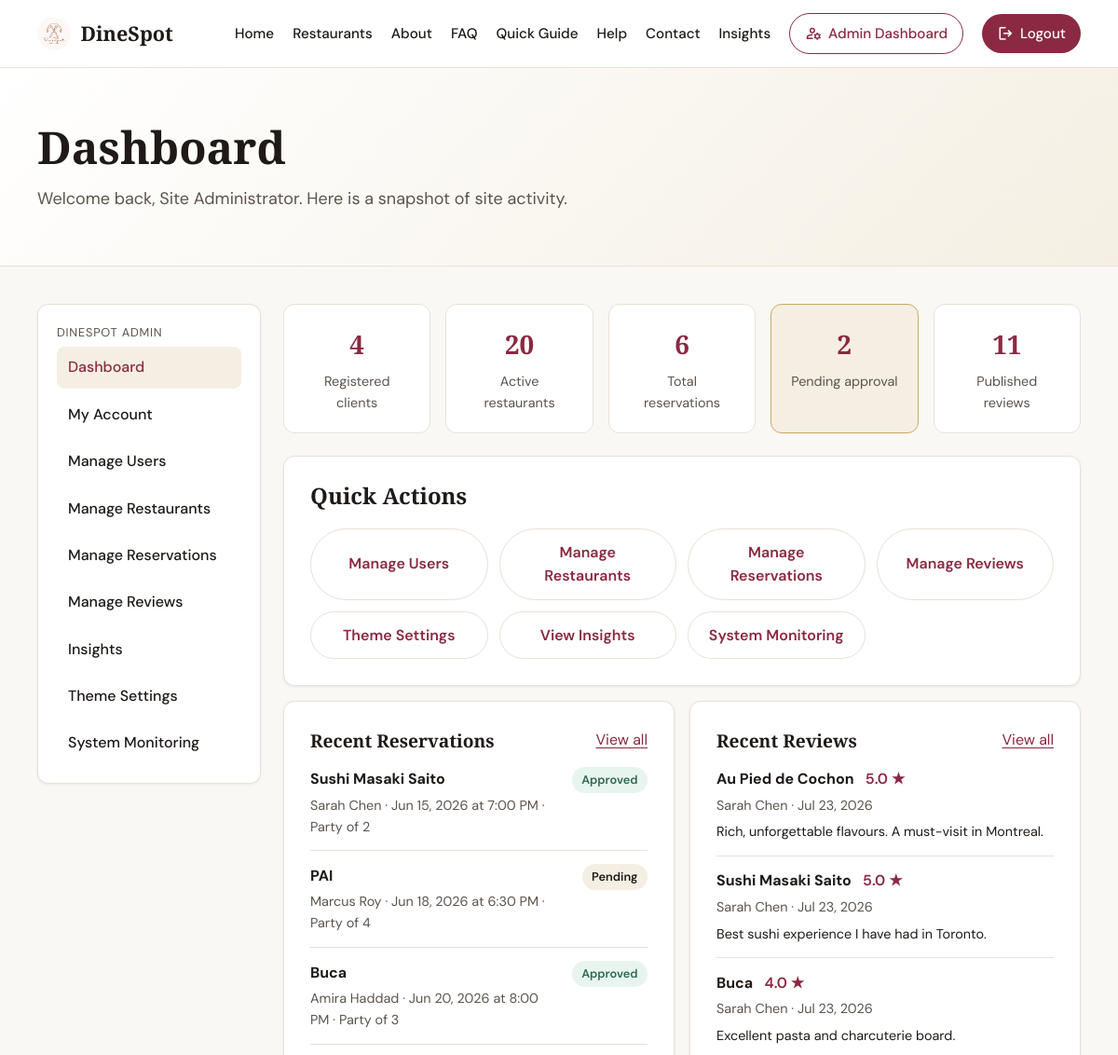
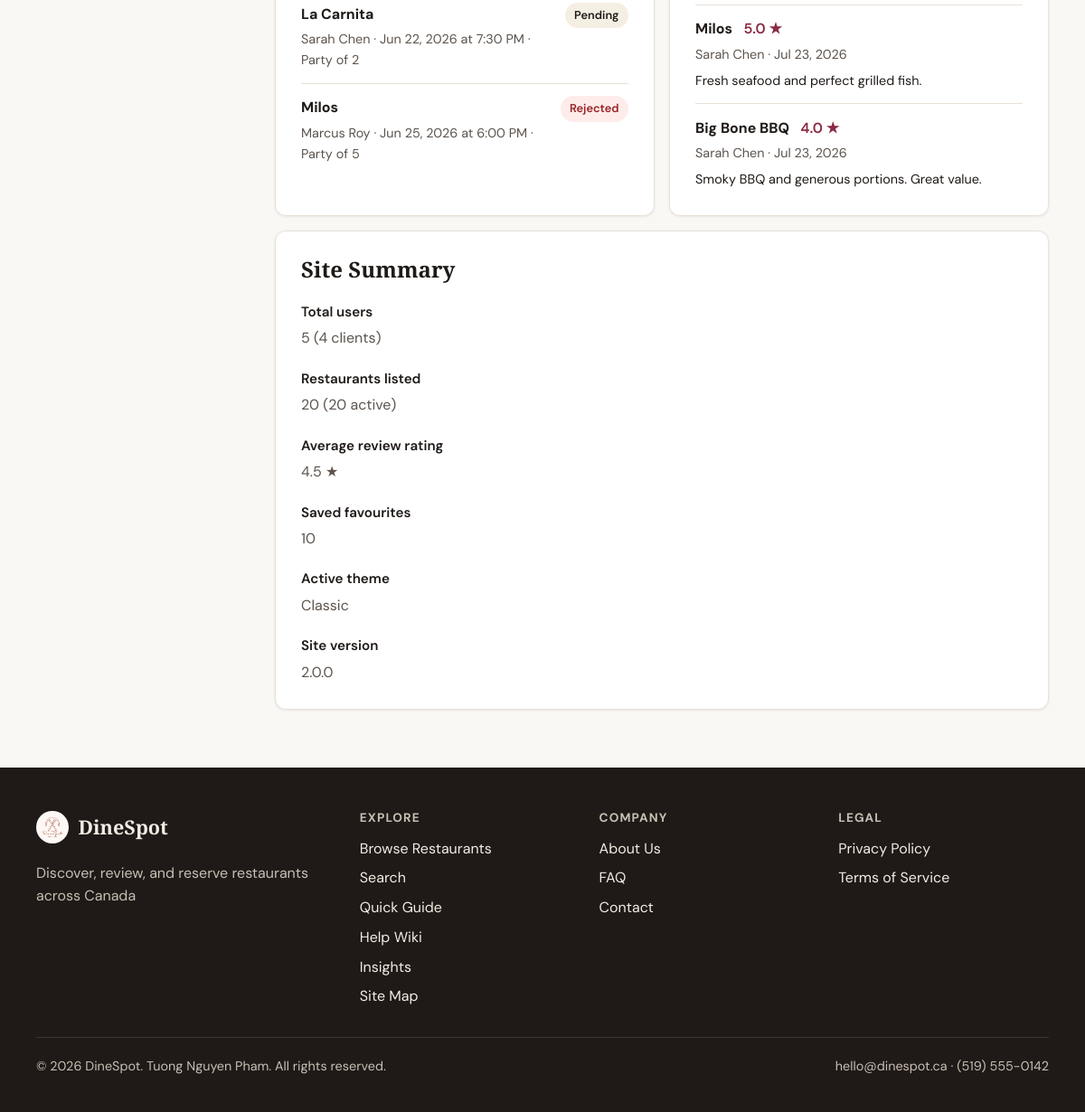
Page /admin/dashboard.php (signed in) on the committed database (2 pictures, top to bottom).
### tables this page shows
CREATE TABLE users (
    id INT AUTO_INCREMENT PRIMARY KEY,
    email VARCHAR(255) NOT NULL UNIQUE,
    password_hash VARCHAR(255) NOT NULL,
    full_name VARCHAR(120) NOT NULL,
    role ENUM('client', 'admin') NOT NULL DEFAULT 'client',
    status ENUM('active', 'suspended') NOT NULL DEFAULT 'active',
    phone VARCHAR(30) NULL,
    created_at TIMESTAMP NOT NULL DEFAULT CURRENT_TIMESTAMP
);

CREATE TABLE reservations (
    id INT AUTO_INCREMENT PRIMARY KEY,
    restaurant_id INT NOT NULL,
    user_id INT NOT NULL,
    reservation_date DATE NOT NULL,
    reservation_time TIME NOT NULL,
    party_size TINYINT NOT NULL,
    status ENUM('pending', 'approved', 'rejected', 'cancelled', 'completed') NOT NULL DEFAULT 'pending',
    notes TEXT NULL,
    created_at TIMESTAMP NOT NULL DEFAULT CURRENT_TIMESTAMP,
    CONSTRAINT fk_reservations_restaurant FOREIGN KEY (restaurant_id) REFERENCES restaurants(id) ON DELETE CASCADE,
    CONSTRAINT fk_reservations_user FOREIGN KEY (user_id) REFERENCES users(id) ON DELETE CASCADE,
    CONSTRAINT chk_reservations_party_size CHECK (party_size BETWEEN 1 AND 20),
    CONSTRAINT chk_reservations_status CHECK (status IN ('pending', 'approved', 'rejected', 'cancelled', 'completed'))
);

CREATE TABLE restaurants (
    id INT AUTO_INCREMENT PRIMARY KEY,
    name VARCHAR(150) NOT NULL,
    cuisine VARCHAR(80) NOT NULL,
    city VARCHAR(80) NOT NULL,
    province VARCHAR(10) NOT NULL,
    description TEXT NOT NULL,
    address VARCHAR(255) NULL,
    image_path VARCHAR(255) NULL,
    latitude DECIMAL(10, 7) NULL,
    longitude DECIMAL(10, 7) NULL,
    price_range TINYINT NOT NULL DEFAULT 2,
    is_active TINYINT(1) NOT NULL DEFAULT 1,
    image_credit VARCHAR(255) NULL,
    created_at TIMESTAMP NOT NULL DEFAULT CURRENT_TIMESTAMP,
    CONSTRAINT chk_restaurants_price_range CHECK (price_range BETWEEN 1 AND 4)
);

CREATE TABLE reviews (
    id INT AUTO_INCREMENT PRIMARY KEY,
    restaurant_id INT NOT NULL,
    user_id INT NOT NULL,
    rating TINYINT NOT NULL,
    comment TEXT NOT NULL,
    created_at TIMESTAMP NOT NULL DEFAULT CURRENT_TIMESTAMP,
    CONSTRAINT fk_reviews_restaurant FOREIGN KEY (restaurant_id) REFERENCES restaurants(id) ON DELETE CASCADE,
    CONSTRAINT fk_reviews_user FOREIGN KEY (user_id) REFERENCES users(id) ON DELETE CASCADE,
    CONSTRAINT chk_reviews_rating CHECK (rating BETWEEN 1 AND 5),
    CONSTRAINT uq_review_user_restaurant UNIQUE (restaurant_id, user_id)
);

CREATE TABLE site_settings (
    setting_key VARCHAR(80) PRIMARY KEY,
    setting_value TEXT NOT NULL
);

### admin/dashboard.php (the view, shortened to what the rows shown need)
<?php
$assetPrefix = '../';
require_once __DIR__ . '/../includes/functions.php';
require_once __DIR__ . '/../includes/auth.php';
require_once __DIR__ . '/../includes/db.php';
$user = logged_in_user();
$stats = [];
$recentReservations = [];
$recentReviews = [];
$dbError = null;
try {
    if (database_is_ready()) {
        $stats = get_admin_dashboard_stats();
        $recentReservations = get_recent_reservations_for_admin(5);
        $recentReviews = get_recent_reviews_for_admin(5);
    }
} catch (Throwable $e) {
    $dbError = 'Unable to load dashboard data. Please check your database connection.';
}
$activeTheme = theme_label(get_site_theme());
$siteVersion = get_site_setting('site_version', '1.0.0');
require_once __DIR__ . '/../includes/header.php';
?>
<section class="page-hero">
    <div class="container">
        <h1>Dashboard</h1>
        <p class="lead">
            Welcome back<?= $user ? ', ' . e($user['full_name']) : '' ?>. Here is a snapshot of site activity.
        </p>
    </div>
</section>
<section class="page-content">
    <div class="container client-layout">
        <div class="client-main">
            <?php if ($dbError): ?>
                <div class="alert alert-error" role="alert"><?= e($dbError) ?></div>
            <?php else: ?>
                <div class="admin-stats-row" aria-label="Site statistics">
                    <div class="stat-box">
                        <strong><?= (int) $stats['clients'] ?></strong>
                        <span class="admin-stat-label">Registered clients</span>
                    </div>
                    <div class="stat-box">
                        <strong><?= (int) $stats['active_restaurants'] ?></strong>
                        <span class="admin-stat-label">Active restaurants</span>
                    </div>
                    <div class="stat-box">
                        <strong><?= (int) $stats['reservations'] ?></strong>
                        <span class="admin-stat-label">Total reservations</span>
                    </div>
                    <div class="stat-box admin-stat-highlight">
                        <strong><?= (int) $stats['pending_reservations'] ?></strong>
                        <span class="admin-stat-label">Pending approval</span>
                    </div>
                    <div class="stat-box">
                        <strong><?= (int) $stats['reviews'] ?></strong>
                        <span class="admin-stat-label">Published reviews</span>
                    </div>
                </div>
                <div class="content-card">
                    <h2>Quick Actions</h2>
                    <div class="admin-quick-actions">
                        <a class="btn btn-secondary" href="<?= e(admin_path('users/list.php')) ?>">Manage Users</a>
                        <a class="btn btn-secondary" href="<?= e(admin_path('restaurants/list.php')) ?>">Manage Restaurants</a>
                        <a class="btn btn-secondary" href="<?= e(admin_path('reservations/list.php')) ?>">Manage Reservations</a>
                        <a class="btn btn-secondary" href="<?= e(admin_path('reviews/list.php')) ?>">Manage Reviews</a>
                        <a class="btn btn-secondary" href="<?= e(admin_path('theme/settings.php')) ?>">Theme Settings</a>
                        <a class="btn btn-secondary" href="<?= e($assetPrefix) ?>charts/index.php">View Insights</a>
                        <a class="btn btn-secondary" href="<?= e($assetPrefix) ?>monitor.php">System Monitoring</a>
                    </div>
                </div>
                <div class="admin-dashboard-grid">
                    <div class="content-card">
                        <div class="admin-panel-header">
                            <h2>Recent Reservations</h2>
                            <a href="<?= e(admin_path('reservations/list.php')) ?>">View all</a>
                        </div>
                        <?php if ($recentReservations === []): ?>
                            <p>No reservations yet.</p>
                        <?php else: ?>
                            <ul class="admin-activity-list">
                                <?php foreach ($recentReservations as $reservation): ?>
                                    <li>
                                        <div class="admin-activity-item">
                                            <div>
                                                <strong><?= e($reservation['restaurant_name']) ?></strong>
                                                <p>
                                                    <?= e($reservation['user_name']) ?>
                                                    &middot;
                                                    <?= e(date('M j, Y', strtotime($reservation['reservation_date']))) ?>
                                                    at <?= e(date('g:i A', strtotime($reservation['reservation_time']))) ?>
                                                    &middot;
                                                    Party of <?= (int) $reservation['party_size'] ?>
                                                </p>
                                            </div>
                                            <span class="status-badge status-<?= e($reservation['status']) ?>"><?= e(ucfirst($reservation['status'])) ?></span>
                                        </div>
                                    </li>
                                <?php endforeach; ?>
                            </ul>
                        <?php endif; ?>
                    </div>
                    <div class="content-card">
                        <div class="admin-panel-header">
                            <h2>Recent Reviews</h2>
                            <a href="<?= e(admin_path('reviews/list.php')) ?>">View all</a>
                        </div>
                        <?php if ($recentReviews === []): ?>
                            <p>No reviews yet.</p>
                        <?php else: ?>
                            <ul class="admin-activity-list">
                                <?php foreach ($recentReviews as $review): ?>
                                    <li>
                                        <div class="admin-activity-item admin-activity-item-review">
                                            <div>
                                                <strong><?= e($review['restaurant_name']) ?></strong>
                                                <span class="admin-review-rating"><?= e(format_rating((float) $review['rating'])) ?> ★</span>
                                                <p><?= e($review['user_name']) ?> &middot; <?= e(date('M j, Y', strtotime($review['created_at']))) ?></p>
                                                <p class="admin-review-comment"><?= e($review['comment']) ?></p>
                                            </div>
                                        </div>
                                    </li>
                                <?php endforeach; ?>
                            </ul>
                        <?php endif; ?>
                    </div>
                </div>
                <div class="content-card admin-site-summary">
                    <h2>Site Summary</h2>
                    <dl class="profile-details admin-summary-details">
                        <div class="profile-detail">
                            <dt>Total users</dt>
                            <dd><?= (int) $stats['users'] ?> (<?= (int) $stats['clients'] ?> clients)</dd>
                        </div>
                        <div class="profile-detail">
                            <dt>Restaurants listed</dt>
                            <dd><?= (int) $stats['restaurants'] ?> (<?= (int) $stats['active_restaurants'] ?> active)</dd>
                        </div>
                        <div class="profile-detail">
                            <dt>Average review rating</dt>
                            <dd><?= e(format_rating((float) $stats['avg_rating'])) ?> ★</dd>
                        </div>
                        <div class="profile-detail">
                            <dt>Saved favourites</dt>
                            <dd><?= (int) $stats['favourites'] ?></dd>
                        </div>
                        <div class="profile-detail">
                            <dt>Active theme</dt>
                            <dd><?= e($activeTheme) ?></dd>
                        </div>
                        <div class="profile-detail">
                            <dt>Site version</dt>
                            <dd><?= e($siteVersion) ?></dd>
                        </div>
                    </dl>
                </div>
            <?php endif; ?>
        </div>
    </div>
</section>
<?php require_once __DIR__ . '/../includes/footer.php'; ?>

### rows in the picture
users: full_name "Site Administrator"
reservations: restaurant.name "Sushi Masaki Saito", user.full_name "Sarah Chen", reservation_date "Jun 15, 2026", reservation_time "7:00 PM", party_size "2", status "Approved"
reservations: restaurant.name "PAI", user.full_name "Marcus Roy", reservation_date "Jun 18, 2026", reservation_time "6:30 PM", party_size "4", status "Pending"
reservations: restaurant.name "Buca", user.full_name "Amira Haddad", reservation_date "Jun 20, 2026", reservation_time "8:00 PM", party_size "3", status "Approved"
reservations: restaurant.name "La Carnita", user.full_name "Sarah Chen", reservation_date "Jun 22, 2026", reservation_time "7:30 PM", party_size "2", status "Pending"
reservations: restaurant.name "Milos", user.full_name "Marcus Roy", reservation_date "Jun 25, 2026", reservation_time "6:00 PM", party_size "5", status "Rejected"
reviews: restaurant.name "Au Pied de Cochon", rating "5.0", user.full_name "Sarah Chen", created_at "Jul 23, 2026", comment "Rich, unforgettable flavours. A must-visit in Montreal."
reviews: restaurant.name "Sushi Masaki Saito", rating "5.0", user.full_name "Sarah Chen", created_at "Jul 23, 2026", comment "Best sushi experience I have had in Toronto."
reviews: restaurant.name "Buca", rating "4.0", user.full_name "Sarah Chen", created_at "Jul 23, 2026", comment "Excellent pasta and charcuterie board."
reviews: restaurant.name "Milos", rating "5.0", user.full_name "Sarah Chen", created_at "Jul 23, 2026", comment "Fresh seafood and perfect grilled fish."
reviews: restaurant.name "Big Bone BBQ", rating "4.0", user.full_name "Sarah Chen", created_at "Jul 23, 2026", comment "Smoky BBQ and generous portions. Great value."
site_settings: setting_value "Classic"

### other values in the picture
SITE_NAME "DineSpot"
$item['label'] "Dashboard"
$item['label'] "My Account"
$item['label'] "Manage Users"
$item['label'] "Manage Restaurants"
$item['label'] "Manage Reservations"
$item['label'] "Manage Reviews"
$item['label'] "Insights"
$item['label'] "Theme Settings"
$item['label'] "System Monitoring"
$stats['clients'] "4"
$stats['active_restaurants'] "20"
$stats['reservations'] "6"
$stats['pending_reservations'] "2"
$stats['reviews'] "11"
